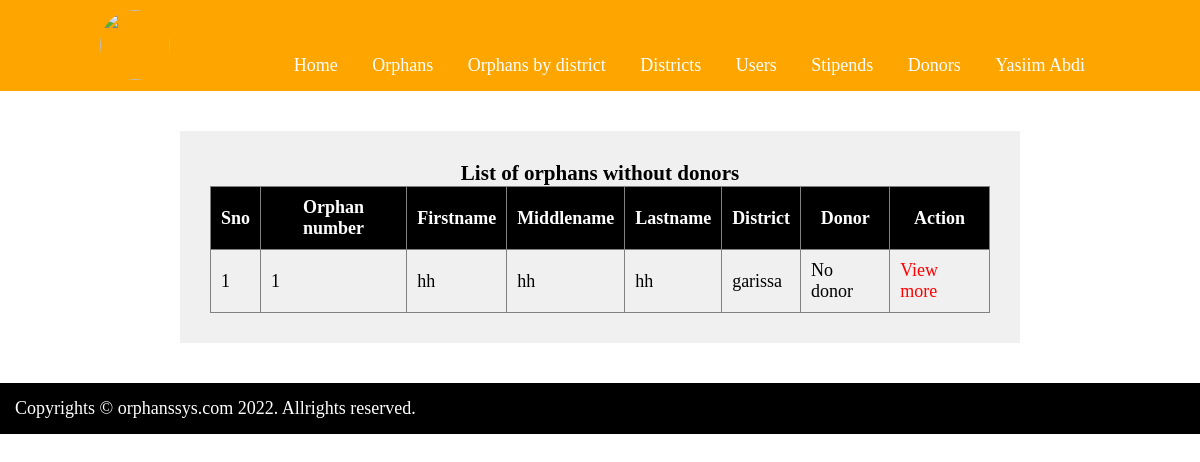
The app's page /admin/withoutdonors.php (signed in), older data.
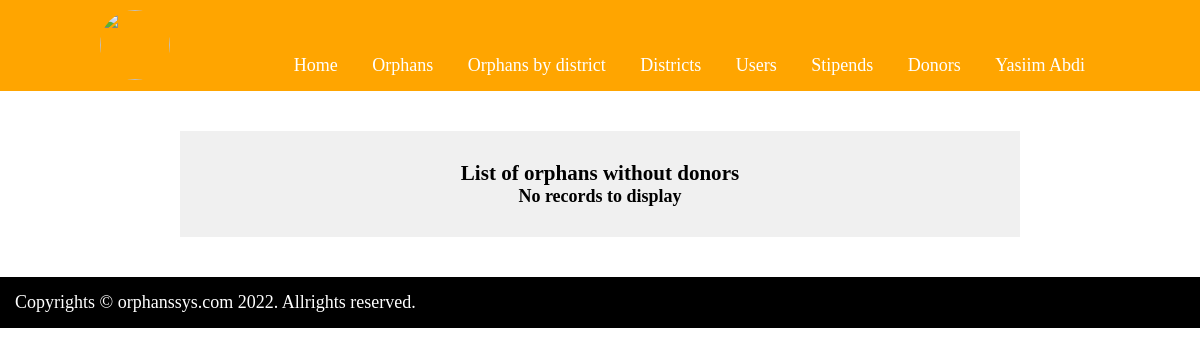
The same page, newer data.
### tables this page shows
CREATE TABLE `orphans` (
  `id` int(11) NOT NULL,
  `onum` int(11) NOT NULL,
  `firstname` varchar(30) NOT NULL,
  `middlename` varchar(30) NOT NULL,
  `lastname` varchar(30) NOT NULL,
  `dob` varchar(30) NOT NULL,
  `age` int(2) NOT NULL,
  `bcertno` varchar(100) NOT NULL,
  `address` text NOT NULL,
  `district` varchar(100) NOT NULL,
  `gname` varchar(100) NOT NULL,
  `gcontacts` varchar(30) NOT NULL,
  `bcert` longblob NOT NULL,
  `dcert` longblob NOT NULL,
  `natid` longblob NOT NULL,
  `photo` longblob NOT NULL,
  `representative` varchar(100) NOT NULL,
  `date_reg` varchar(100) NOT NULL,
  `donor` varchar(100) NOT NULL DEFAULT 'No donor'
);

### admin/withoutdonors.php (the view, shortened to what this page needs)
<?php
include('head.php');
include('../dbcon.php');
?>
<!DOCTYPE html>
<html>
<head>
	<link rel="stylesheet" type="text/css" href="styles.css">
</head>
<body>
	<div class="main">
		<h3>List of orphans without donors</h3>
		<?php
			$retrieve = mysqli_query($con, "select * from orphans where donor='No donor' order by id desc ");
			if(mysqli_num_rows($retrieve)==0){
				echo "<h4>No records to display</h4>";
			}
			else{
				echo "<table border='1'>";
					echo "<tr> <th>Sno</th> <th>Orphan number</th> <th>Firstname</th> <th>Middlename</th> <th>Lastname</th> <th>District</th> <th>Donor</th> <th>Action</th> </tr>";
				$sno = 1;
				while($row = mysqli_fetch_array($retrieve)){
					echo "<tr>";
						$id = $row['id'];
						echo "<td>".$sno."</td>";
						echo "<td>".$row['onum']."</td>";
						echo "<td>".$row['firstname']."</td>";
						echo "<td>".$row['middlename']."</td>";
						echo "<td>".$row['lastname']."</td>";
						echo "<td>".$row['district']."</td>";
						echo "<td>".$row['donor']."</td>";
						echo "<td> <a href='view.php?id=$id'>View more</a> </td>";
					echo "</tr>";
					$sno++;
				}
				echo "</table>";
			}
		?>
	</div>
</body>
</html>
<?php include('footer.php'); ?>

Row changes from the older to the newer data that the page shows:
removed orphans: onum "1", firstname "hh", middlename "hh", lastname "hh", district "garissa", donor "No donor"
Text that changed along with them:
text no longer shown: "Sno Orphan number Firstname Middlename Lastname District Donor Action"
text now shown: "No records to display"
